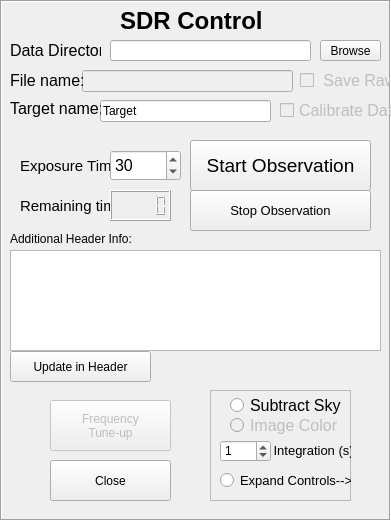
   <widget class="QFrame" name="frame_3">
    <property name="geometry">
     <rect>
      <x>0</x>
      <y>150</y>
      <width>391</width>
      <height>521</height>
     </rect>
    </property>
    <property name="frameShape">
     <enum>QFrame::Box</enum>
    </property>
    <property name="frameShadow">
     <enum>QFrame::Sunken</enum>
    </property>
    <widget class="QCheckBox" name="save_raw_checkBox">
     <property name="enabled">
      <bool>false</bool>
     </property>
     <property name="geometry">
      <rect>
       <x>300</x>
       <y>70</y>
       <width>91</width>
       <height>21</height>
      </rect>
     </property>
     <property name="font">
      <font>
       <pointsize>12</pointsize>
      </font>
     </property>
     <property name="text">
      <string> Save Raw</string>
     </property>
    </widget>
    <widget class="QLineEdit" name="data_directory_lineEdit">
     <property name="geometry">
      <rect>
       <x>110</x>
       <y>40</y>
       <width>201</width>
       <height>21</height>
      </rect>
     </property>
    </widget>
    <widget class="QLabel" name="label_14">
     <property name="geometry">
      <rect>
       <x>10</x>
       <y>40</y>
       <width>91</width>
       <height>21</height>
      </rect>
     </property>
     <property name="font">
      <font>
       <pointsize>12</pointsize>
      </font>
     </property>
     <property name="text">
      <string>Data Directory:</string>
     </property>
    </widget>
    <widget class="QLabel" name="label_16">
     <property name="geometry">
      <rect>
       <x>20</x>
       <y>190</y>
       <width>91</width>
       <height>31</height>
      </rect>
     </property>
     <property name="font">
      <font>
       <pointsize>11</pointsize>
      </font>
     </property>
     <property name="text">
      <string>Remaining time:</string>
     </property>
    </widget>
    <widget class="QLabel" name="label_13">
     <property name="geometry">
      <rect>
       <x>120</x>
       <y>0</y>
       <width>241</width>
       <height>41</height>
      </rect>
     </property>
     <property name="font">
      <font>
       <family>Arial</family>
       <pointsize>18</pointsize>
       <weight>75</weight>
       <bold>true</bold>
      </font>
     </property>
     <property name="text">
      <string>SDR Control</string>
     </property>
    </widget>
    <widget class="QLabel" name="label_15">
     <property name="geometry">
      <rect>
       <x>20</x>
       <y>150</y>
       <width>111</width>
       <height>31</height>
      </rect>
     </property>
     <property name="font">
      <font>
       <pointsize>11</pointsize>
      </font>
     </property>
     <property name="text">
      <string>Exposure Time:</string>
     </property>
    </widget>
    <widget class="QCheckBox" name="calibrate_data_checkBox">
     <property name="enabled">
      <bool>false</bool>
     </property>
     <property name="geometry">
      <rect>
       <x>280</x>
       <y>100</y>
       <width>121</width>
       <height>21</height>
      </rect>
     </property>
     <property name="font">
      <font>
       <pointsize>12</pointsize>
      </font>
     </property>
     <property name="text">
      <string>Calibrate Data</string>
     </property>
    </widget>
    <widget class="QPushButton" name="stop_observation_pushButton">
     <property name="geometry">
      <rect>
       <x>190</x>
       <y>190</y>
       <width>181</width>
       <height>41</height>
      </rect>
     </property>
     <property name="font">
      <font>
       <pointsize>10</pointsize>
      </font>
     </property>
     <property name="text">
      <string>Stop Observation</string>
     </property>
    </widget>
    <widget class="QPushButton" name="start_observation_pushButton">
     <property name="geometry">
      <rect>
       <x>190</x>
       <y>140</y>
       <width>181</width>
       <height>51</height>
      </rect>
     </property>
     <property name="font">
      <font>
       <pointsize>14</pointsize>
      </font>
     </property>
     <property name="text">
      <string>Start Observation</string>
     </property>
    </widget>
    <widget class="QPushButton" name="close_pushButton">
     <property name="geometry">
      <rect>
       <x>50</x>
       <y>460</y>
       <width>121</width>
       <height>41</height>
      </rect>
     </property>
     <property name="text">
      <string>Close</string>
     </property>
    </widget>
    <widget class="QPushButton" name="search_pushButton">
     <property name="geometry">
      <rect>
       <x>320</x>
       <y>40</y>
       <width>61</width>
       <height>21</height>
      </rect>
     </property>
     <property name="text">
      <string>Browse</string>
     </property>
    </widget>
    <widget class="QSpinBox" name="obs_time_spinBox">
     <property name="geometry">
      <rect>
       <x>110</x>
       <y>150</y>
       <width>71</width>
       <height>31</height>
      </rect>
     </property>
     <property name="font">
      <font>
       <pointsize>12</pointsize>
      </font>
     </property>
     <property name="maximum">
      <number>99999</number>
     </property>
     <property name="value">
      <number>30</number>
     </property>
    </widget>
    <widget class="QLCDNumber" name="remaining_time_lcdNumber">
     <property name="geometry">
      <rect>
       <x>110</x>
       <y>190</y>
       <width>61</width>
       <height>31</height>
      </rect>
     </property>
    </widget>
    <widget class="QPushButton" name="frequency_tuneup_pushButton">
     <property name="enabled">
      <bool>false</bool>
     </property>
     <property name="geometry">
      <rect>
       <x>50</x>
       <y>400</y>
       <width>121</width>
       <height>51</height>
      </rect>
     </property>
     <property name="text">
      <string>Frequency 
Tune-up</string>
     </property>
    </widget>
    <widget class="QLineEdit" name="file_name_lineEdit">
     <property name="enabled">
      <bool>false</bool>
     </property>
     <property name="geometry">
      <rect>
       <x>82</x>
       <y>70</y>
       <width>211</width>
       <height>22</height>
      </rect>
     </property>
     <property name="text">
      <string/>
     </property>
    </widget>
    <widget class="QLineEdit" name="target_lineEdit">
     <property name="geometry">
      <rect>
       <x>100</x>
       <y>100</y>
       <width>171</width>
       <height>22</height>
      </rect>
     </property>
     <property name="text">
      <string>Target</string>
     </property>
    </widget>
    <widget class="QLabel" name="label_20">
     <property name="geometry">
      <rect>
       <x>10</x>
       <y>70</y>
       <width>91</width>
       <height>20</height>
      </rect>
     </property>
     <property name="font">
      <font>
       <pointsize>12</pointsize>
      </font>
     </property>
     <property name="text">
      <string>File name:</string>
     </property>
    </widget>
    <widget class="QLabel" name="label_21">
     <property name="geometry">
      <rect>
       <x>10</x>
       <y>100</y>
       <width>91</width>
       <height>17</height>
      </rect>
     </property>
     <property name="font">
      <font>
       <pointsize>12</pointsize>
      </font>
     </property>
     <property name="text">
      <string>Target name:</string>
     </property>
    </widget>
    <widget class="QFrame" name="frame_6">
     <property name="geometry">
      <rect>
       <x>210</x>
       <y>390</y>
       <width>141</width>
       <height>111</height>
      </rect>
     </property>
     <property name="frameShape">
      <enum>QFrame::StyledPanel</enum>
     </property>
     <property name="frameShadow">
      <enum>QFrame::Raised</enum>
     </property>
     <widget class="QRadioButton" name="subtract_sky_radioButton">
      <property name="geometry">
       <rect>
        <x>20</x>
        <y>0</y>
        <width>111</width>
        <height>31</height>
       </rect>
      </property>
      <property name="font">
       <font>
        <pointsize>12</pointsize>
       </font>
      </property>
      <property name="text">
       <string>Subtract Sky</string>
      </property>
      <property name="checked">
       <bool>false</bool>
      </property>
      <property name="autoExclusive">
       <bool>false</bool>
      </property>
     </widget>
     <widget class="QRadioButton" name="image_color_radioButton">
      <property name="enabled">
       <bool>false</bool>
      </property>
      <property name="geometry">
       <rect>
        <x>20</x>
        <y>20</y>
        <width>111</width>
        <height>31</height>
       </rect>
      </property>
      <property name="font">
       <font>
        <pointsize>12</pointsize>
       </font>
      </property>
      <property name="text">
       <string>Image Color</string>
      </property>
      <property name="checked">
       <bool>false</bool>
      </property>
      <property name="autoExclusive">
       <bool>false</bool>
      </property>
     </widget>
     <widget class="QSpinBox" name="int_time_spinBox">
      <property name="geometry">
       <rect>
        <x>10</x>
        <y>50</y>
        <width>51</width>
        <height>22</height>
       </rect>
      </property>
      <property name="maximum">
       <number>9999</number>
      </property>
      <property name="value">
       <number>1</number>
      </property>
     </widget>
     <widget class="QLabel" name="label_19">
      <property name="geometry">
       <rect>
        <x>60</x>
        <y>50</y>
        <width>81</width>
        <height>21</height>
       </rect>
      </property>
      <property name="font">
       <font>
        <pointsize>10</pointsize>
       </font>
      </property>
      <property name="text">
       <string> Integration (s)</string>
      </property>
     </widget>
     <widget class="QRadioButton" name="options_radioButton">
      <property name="geometry">
       <rect>
        <x>10</x>
        <y>80</y>
        <width>131</width>
        <height>21</height>
       </rect>
      </property>
      <property name="font">
       <font>
        <pointsize>10</pointsize>
       </font>
      </property>
      <property name="text">
       <string>Expand Controls--&gt;</string>
      </property>
     </widget>
    </widget>
    <widget class="QTextEdit" name="textEdit">
     <property name="geometry">
      <rect>
       <x>10</x>
       <y>250</y>
       <width>371</width>
       <height>101</height>
      </rect>
     </property>
    </widget>
    <widget class="QLabel" name="label_27">
     <property name="geometry">
      <rect>
       <x>10</x>
       <y>230</y>
       <width>151</width>
       <height>17</height>
      </rect>
     </property>
     <property name="text">
      <string>Additional Header Info:</string>
     </property>
    </widget>
    <widget class="QPushButton" name="update_description">
     <property name="geometry">
      <rect>
       <x>10</x>
       <y>351</y>
       <width>141</width>
       <height>31</height>
      </rect>
     </property>
     <property name="text">
      <string>Update in Header</string>
     </property>
    </widget>
   </widget>
